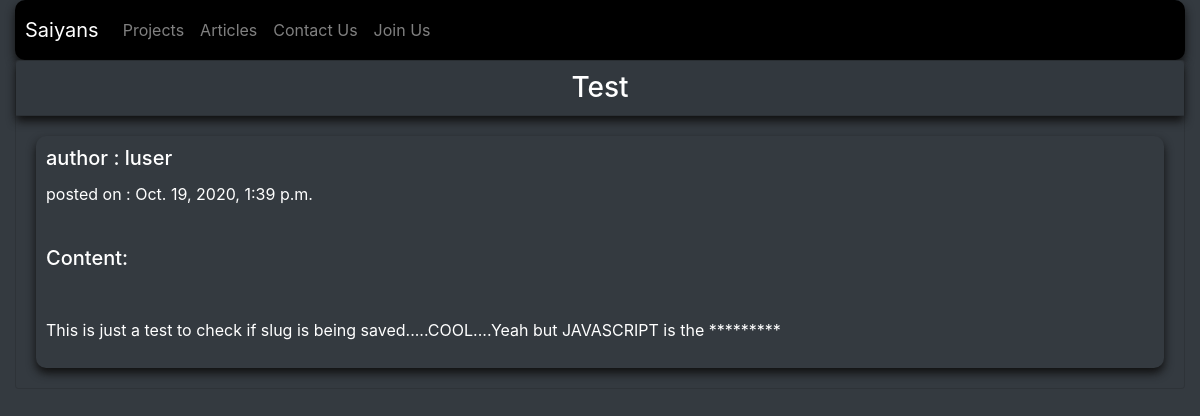
/Articles/test/, run on the app's committed database.
### blog/models.py (models this page shows)
class Article(models.Model):
	title = models.CharField(max_length = 255)
	content = models.TextField()
	author = models.ForeignKey(settings.AUTH_USER_MODEL,on_delete = models.CASCADE)
	created_on = models.DateTimeField(auto_now_add = True)
	slug = models.SlugField(null = True)

### blog/views.py (the view)
# urls.py: re_path(r'Articles/(?P<slug>[-\w]+)/$',views.read_article,name = 'read_article'),
def read_article(request,slug):
	template = 'blog/read_article.html'
	obj = get_object_or_404(Article,slug = slug)
	return render(request,template,{'article':obj})

### templates/blog/read_article.html
{% extends 'blog/base.html' %}
{% block content %}
	{% include 'includes/navbar.html' %}
	<div class="card bg-dark">
  		<h3 class="card-header shadow-style text-center">{{article.title}}</h5>
  		<div class="card-body">
        <div class="shadow-style">
   			 <h5 class="card-title">author : {{article.author}}</h5>
   			 <p class="card-text">posted on : {{article.created_on}}</p><br>
         <h5>Content:</h5><br>
    		<p class="card-text">{{article.content|linebreaks}}</p>
  			</div>
  		</div>
	</div>
{% endblock %}

### static/css/custom.css (style rules this page uses)
.shadow-style { box-shadow: 0 5px 10px #101010; padding: 10px; border-radius: 10px; }

### data on the page
Article: title "Test", author "luser", created_on "Oct. 19, 2020, 1:39 p.m.", content "This is just a test to check if slug is being saved.....COOL....Yeah but JAVASCRIPT is the *********"
